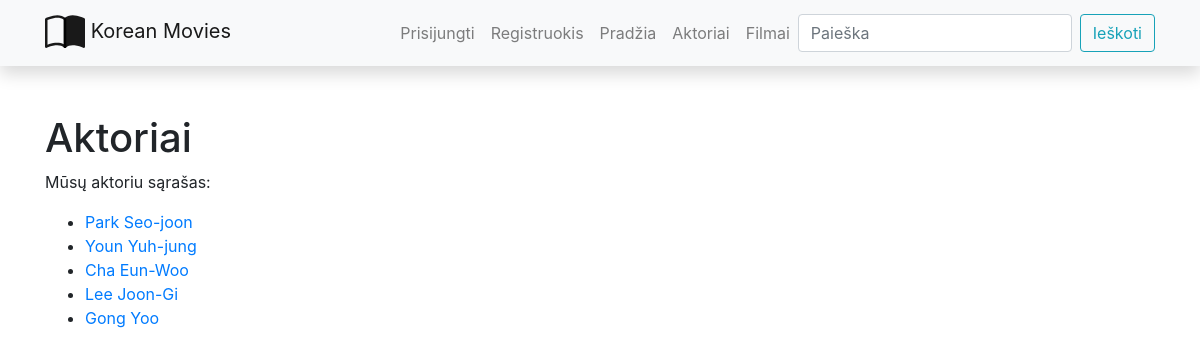
Page /filmai/aktoriai/ on the earlier database version.
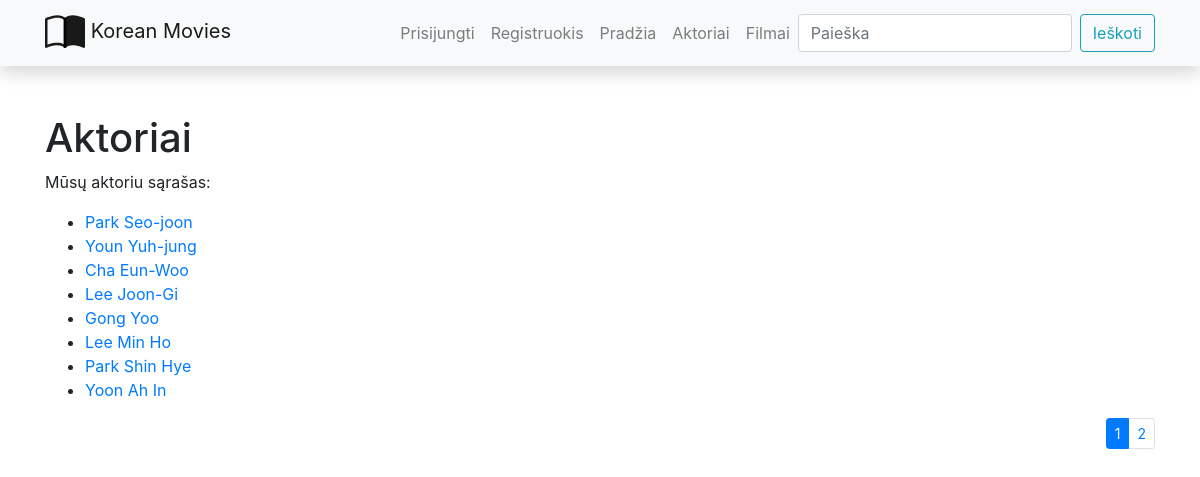
Same page on the later database version.
### filmai/models.py (models this page shows, shortened)
class Aktorius(models.Model):
    vardas_pavarde = models.CharField('Vardas pavarde', max_length=100)
    g_metai = models.IntegerField('Gimimo data')
    kinografija = HTMLField()
    nuotrauka = models.ImageField("Nuotrauka", upload_to="photo", null=True, blank=True)
    class Meta:
        verbose_name = "Aktorius"
        verbose_name_plural = "Aktoriai"

### filmai/views.py (the view)
# urls.py: path('aktoriai/', views.aktoriai, name='aktoriai-visi-url'),
def aktoriai(request):
    paginator = Paginator(Aktorius.objects.all(), 8)
    page_number = request.GET.get('page')
    paged_aktoriai = paginator.get_page(page_number)
    context_t = {
        'aktoriai_visos_eilutes_t': paged_aktoriai
    }
    return render(request, 'aktoriai_visi.html', context=context_t)

### filmai/templates/aktoriai_visi.html (shortened to what this page needs)
{% extends "base.html" %}
{% load static %}
{% block content %}
<h1>Aktoriai</h1>
<p>Mūsų aktoriu sąrašas:</p>
<ul>
    {% for aktorius_o in aktoriai_visos_eilutes_t %}
        <li><a href="{% url 'aktorius-vienas-url' aktorius_o.id %}">{{ aktorius_o.vardas_pavarde }}</a></li>
    {% endfor %}
</ul>
<div>
    {% if aktoriai_visos_eilutes_t.has_other_pages %}
    <ul class="pagination pagination-sm justify-content-end">
        {% for nr in aktoriai_visos_eilutes_t.paginator.page_range %}
            {% if aktoriai_visos_eilutes_t.number == nr %}
                <li class="page-item active">
                    <a class="page-link" href="?page={{ nr }}">{{ nr }}</a>
                </li>
            {% else %}
                <li class="page-item">
                    <a class="page-link" href="?page={{ nr }}">{{ nr }}</a>
                </li>
            {% endif %}
        {% endfor %}
    {% endif %}
    </ul>
</div>
{% endblock %}

Differences in the rows shown:
added Aktorius: vardas_pavarde "Lee Min Ho"
added Aktorius: vardas_pavarde "Park Shin Hye"
added Aktorius: vardas_pavarde "Yoon Ah In"
Other differences:
new list line: "1"
new list line: "2"
